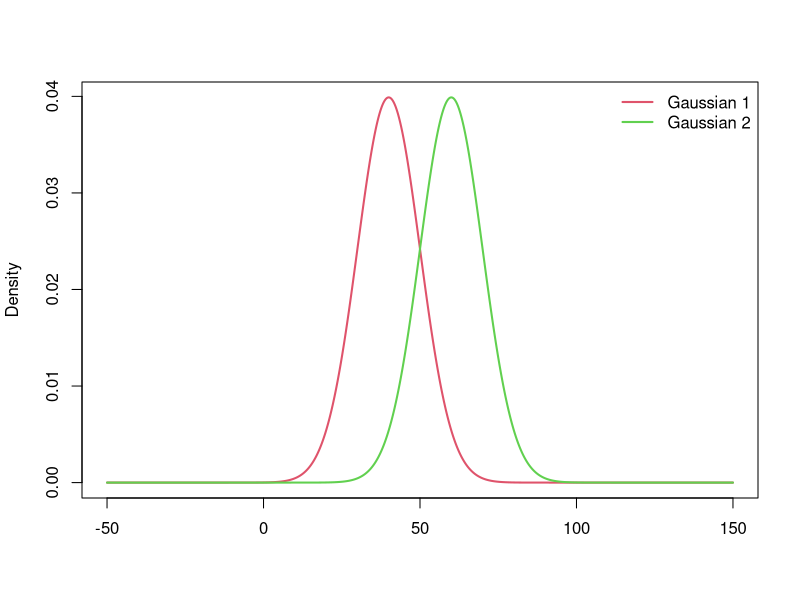
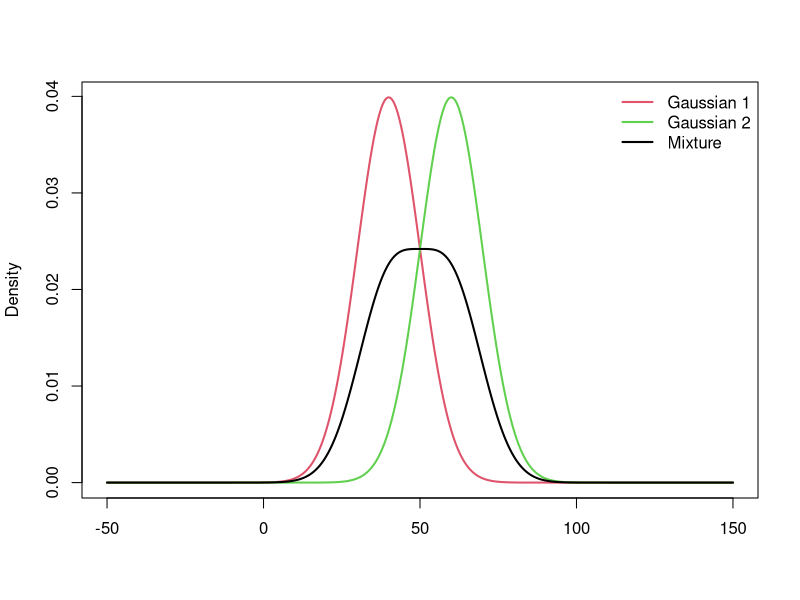
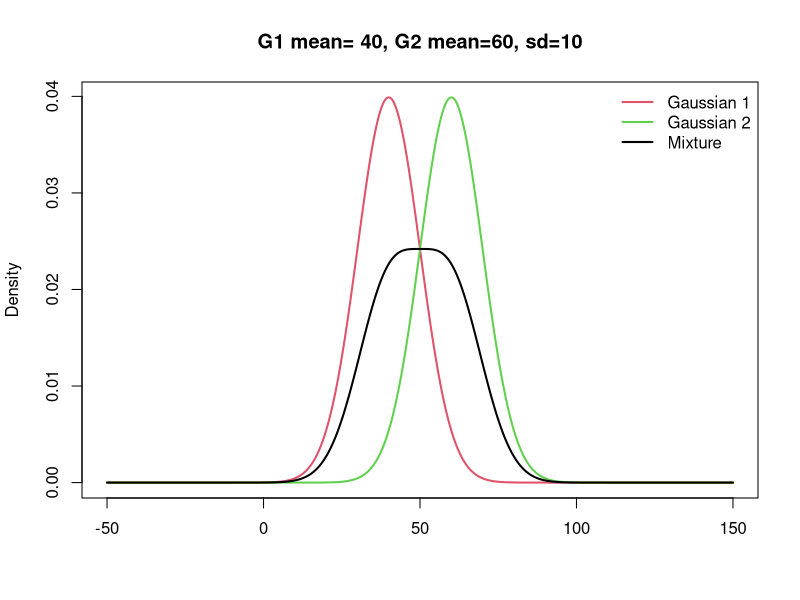
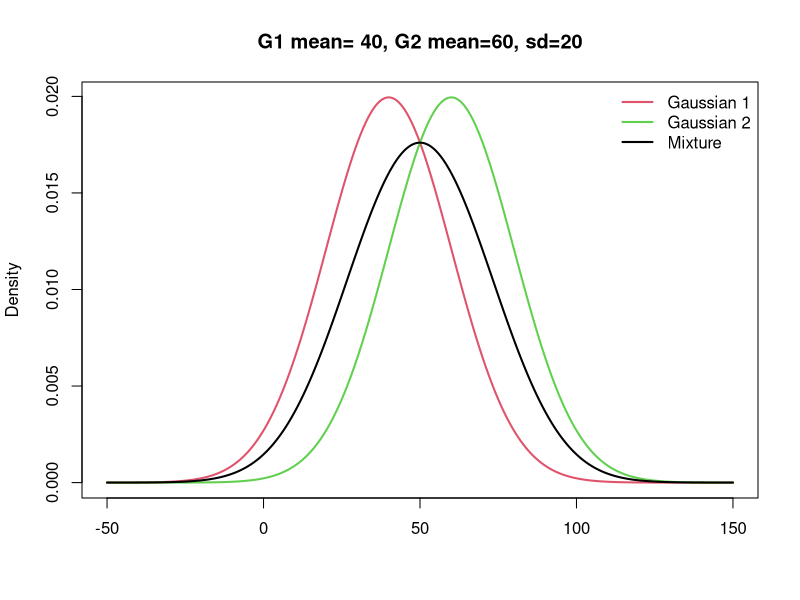
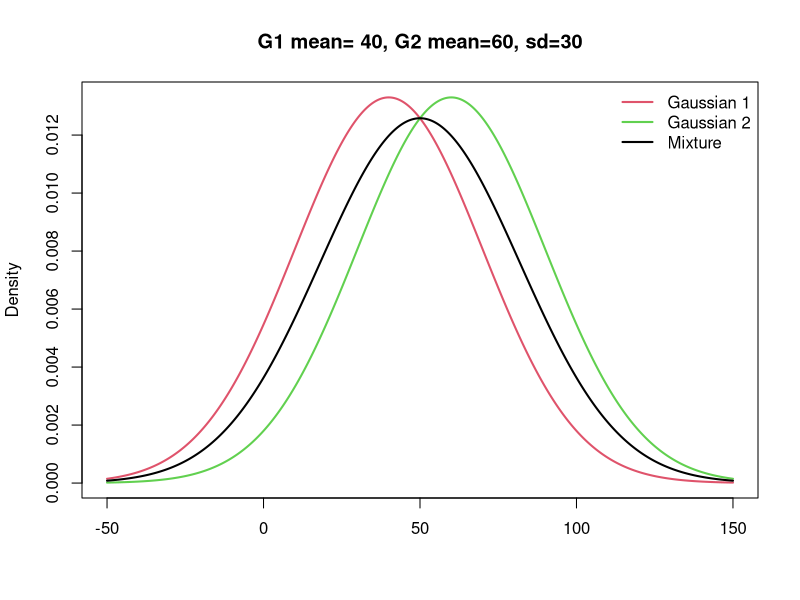
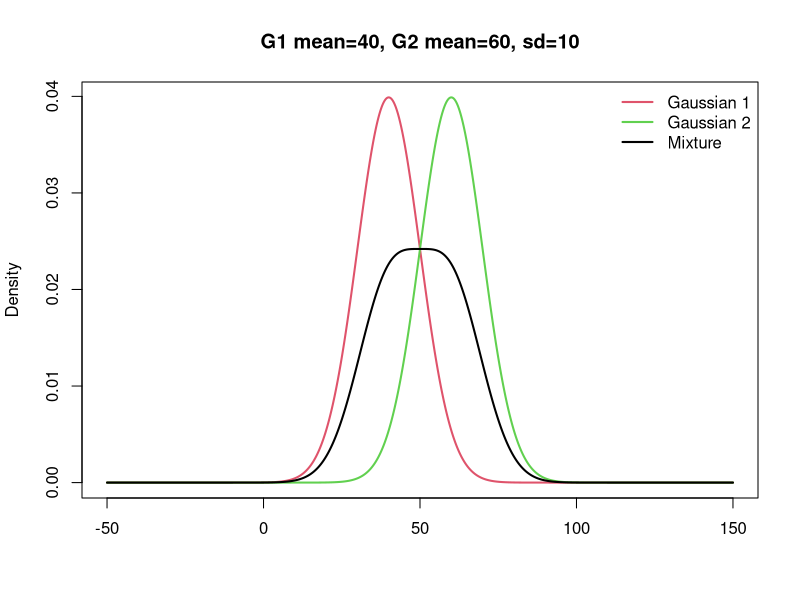
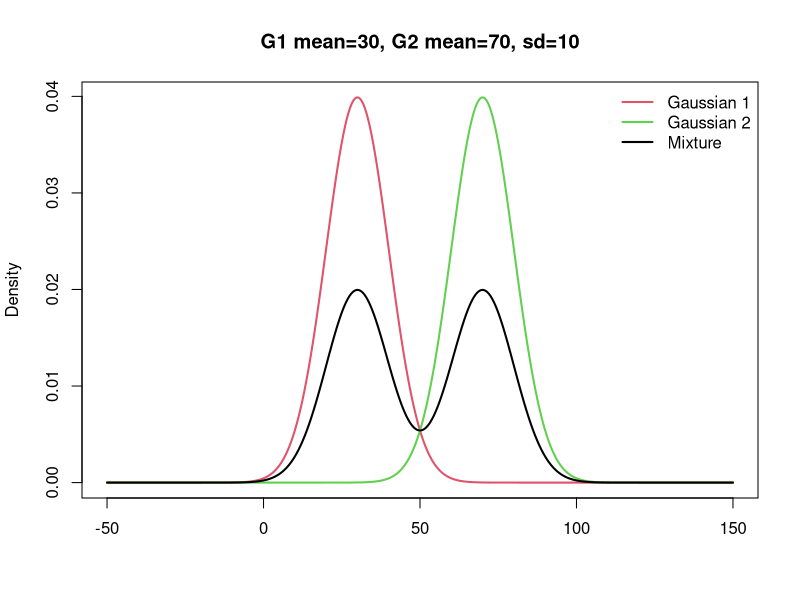
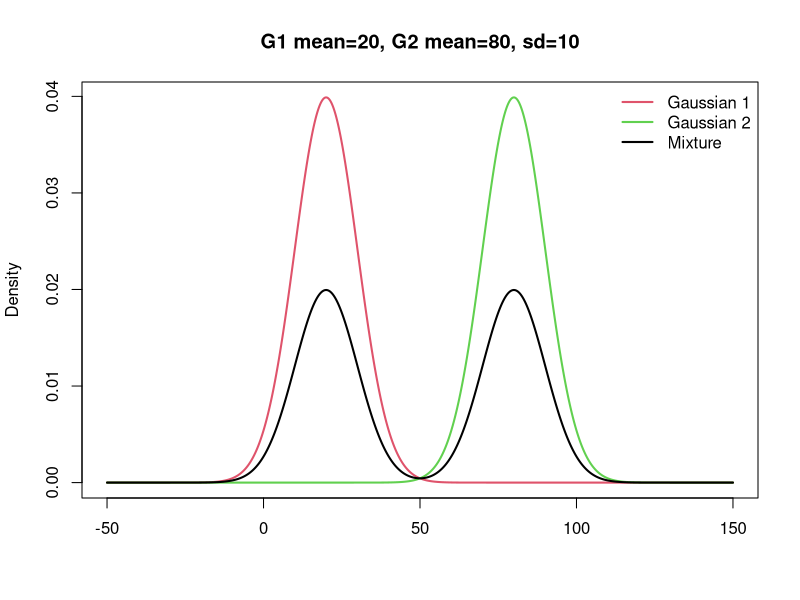

Reproduce these figures in R, in order.
## ---- chunk 1
Gaussian.1.mean <- 40
Gaussian.2.mean <- 60
Gaussian.1.sd <- 10
Gaussian.2.sd <- 10
x <- seq(-50,150,length=1000)

Gaussian.1 <- dnorm(x, mean = Gaussian.1.mean, sd = Gaussian.1.sd)
Gaussian.2 <- dnorm(x, mean = Gaussian.2.mean, sd = Gaussian.2.sd)

plot(x, Gaussian.1, col=2, type="l", ylab="Density", xlab = "", lwd=2)
lines(x, Gaussian.2, col=3, lwd=2)
legend("toprigh", bty="n", col=2:3, c("Gaussian 1", "Gaussian 2"), lty=1, lwd=2)
## ---- chunk 2
weight.1 = (1/Gaussian.1.sd^2)/((1/Gaussian.1.sd^2)+(1/Gaussian.2.sd^2))
weight.2 = (1/Gaussian.2.sd^2)/((1/Gaussian.1.sd^2)+(1/Gaussian.2.sd^2))
weight.1
weight.2

Mixture.mean <- weight.1*Gaussian.1.mean + weight.2*Gaussian.2.mean
Mixture.sd <- sqrt(weight.1*Gaussian.1.sd^2 + weight.2*Gaussian.2.sd^2 + weight.1*weight.2*(Gaussian.1.mean-Gaussian.2.mean)^2) 


Mixture <- Gaussian.1 * weight.1 + Gaussian.2 * weight.2 

plot(x, Gaussian.1, col=2, type="l",  xlab = "", ylab="Density", lwd=2)
lines(x, Gaussian.2, col=3, lwd=2)
lines(x, Mixture, col=1, lwd=2)
legend("toprigh", bty="n", col=c(2,3,1), c("Gaussian 1", "Gaussian 2", "Mixture"), lty=1, lwd=2)
## ---- chunk 3

Gaussian.1.mean <- 40
Gaussian.2.mean <- 60

for (sd in seq(10,30,10)){
  Gaussian.1.sd <- sd
  Gaussian.2.sd <- sd
  Gaussian.1 <- dnorm(x, mean = Gaussian.1.mean, sd = Gaussian.1.sd)
  Gaussian.2 <- dnorm(x, mean = Gaussian.2.mean, sd = Gaussian.2.sd)
  
  weight.1 = (1/Gaussian.1.sd^2)/((1/Gaussian.1.sd^2)+(1/Gaussian.2.sd^2))
  weight.2 = (1/Gaussian.2.sd^2)/((1/Gaussian.1.sd^2)+(1/Gaussian.2.sd^2))
  
  Mixture.mean <- weight.1*Gaussian.1.mean + weight.2*Gaussian.2.mean
  Mixture.sd <- sqrt(weight.1*Gaussian.1.sd^2 + weight.2*Gaussian.2.sd^2 + weight.1*weight.2*(Gaussian.1.mean-Gaussian.2.mean)^2) 
  
  Mixture <- Gaussian.1 * weight.1 + Gaussian.2 * weight.2 
  
  plot(x, Gaussian.1, col=2, type="l",  xlab = "", ylab="Density", lwd=2, main=paste0("G1 mean= 40, G2 mean=60, sd=",sd))
  lines(x, Gaussian.2, col=3, lwd=2)
  lines(x, Mixture, col=1, lwd=2)
  legend("toprigh", bty="n", col=c(2,3,1), c("Gaussian 1", "Gaussian 2", "Mixture"), lty=1, lwd=2)
}
## ---- chunk 4
Gaussian.1.sd <- 10
Gaussian.2.sd <- 10
  
for (i in seq(10,30,10)){
  Gaussian.1.mean <- 50 - i
  Gaussian.2.mean <- 50 + i

  Gaussian.1 <- dnorm(x, mean = Gaussian.1.mean, sd = Gaussian.1.sd)
  Gaussian.2 <- dnorm(x, mean = Gaussian.2.mean, sd = Gaussian.2.sd)
  
  weight.1 = (1/Gaussian.1.sd^2)/((1/Gaussian.1.sd^2)+(1/Gaussian.2.sd^2))
  weight.2 = (1/Gaussian.2.sd^2)/((1/Gaussian.1.sd^2)+(1/Gaussian.2.sd^2))
  
  Mixture.mean <- weight.1*Gaussian.1.mean + weight.2*Gaussian.2.mean
  Mixture.sd <- sqrt(weight.1*Gaussian.1.sd^2 + weight.2*Gaussian.2.sd^2 + weight.1*weight.2*(Gaussian.1.mean-Gaussian.2.mean)^2) 
  
  Mixture <- Gaussian.1 * weight.1 + Gaussian.2 * weight.2 
  
  plot(x, Gaussian.1, type="l", col=2,  xlab = "", ylab="Density", lwd=2, main=paste0("G1 mean=",50-i, ", G2 mean=",50+i, ", sd=10"))
  lines(x, Gaussian.2, col=3, lwd=2)
  lines(x, Mixture, col=1, lwd=2)
  legend("toprigh", bty="n", col=c(2,3,1), c("Gaussian 1", "Gaussian 2", "Mixture"), lty=1, lwd=2)
}
## ---- chunk 5
Gaussian.1.mean <- 40
Gaussian.2.mean <- 60
  
for (i in seq(0,15,5)){
  Gaussian.1.sd <- 20 - i
  Gaussian.2.sd <- 20 + i

  Gaussian.1 <- dnorm(x, mean = Gaussian.1.mean, sd = Gaussian.1.sd)
  Gaussian.2 <- dnorm(x, mean = Gaussian.2.mean, sd = Gaussian.2.sd)
  
  weight.1 = (1/Gaussian.1.sd^2)/((1/Gaussian.1.sd^2)+(1/Gaussian.2.sd^2))
  weight.2 = (1/Gaussian.2.sd^2)/((1/Gaussian.1.sd^2)+(1/Gaussian.2.sd^2))

  Mixture.mean <- weight.1*Gaussian.1.mean + weight.2*Gaussian.2.mean
  Mixture.sd <- sqrt(weight.1*Gaussian.1.sd^2 + weight.2*Gaussian.2.sd^2 + weight.1*weight.2*(Gaussian.1.mean-Gaussian.2.mean)^2) 
  
  Mixture <- Gaussian.1 * weight.1 + Gaussian.2 * weight.2 
  
  plot(x, Gaussian.1, col=2, type="l",  xlab = "", ylab="Density", lwd=2, main=paste0("G1 mean=",Gaussian.1.mean, ", G2 mean=",Gaussian.2.mean, ", G1 sd=",Gaussian.1.sd,", G2 sd=",Gaussian.2.sd ))
  lines(x, Gaussian.2, col=3, lwd=2)
  lines(x, Mixture, col=1, lwd=2)
  legend("toprigh", bty="n", col=c(2,3,1), c("Gaussian 1", "Gaussian 2", "Mixture"), lty=1, lwd=2)
  legend("topleft", paste0("mixture sd ", round(Mixture.sd,2)), bty="n")
}
## ---- chunk 6
Gaussian.1.mean <- 50
Gaussian.2.mean <- 50 

Gaussian.1.sd <- 10
Gaussian.2.sd <- 20

Gaussian.1 <- dnorm(x, mean = Gaussian.1.mean, sd = Gaussian.1.sd)
Gaussian.2 <- dnorm(x, mean = Gaussian.2.mean, sd = Gaussian.2.sd)

weight.1 = (1/Gaussian.1.sd^2)/((1/Gaussian.1.sd^2)+(1/Gaussian.2.sd^2))
weight.2 = (1/Gaussian.2.sd^2)/((1/Gaussian.1.sd^2)+(1/Gaussian.2.sd^2))

Mixture.mean <- weight.1*Gaussian.1.mean + weight.2*Gaussian.2.mean
Mixture.sd <- sqrt(weight.1*Gaussian.1.sd^2 + weight.2*Gaussian.2.sd^2 + weight.1*weight.2*(Gaussian.1.mean-Gaussian.2.mean)^2) 

Mixture <- Gaussian.1 * weight.1 + Gaussian.2 * weight.2 

plot(x, Gaussian.1, col=2, type="l",  xlab = "", ylab="Density", lwd=2, main=paste0("G1 mean=",Gaussian.1.mean, ", G2 mean=",Gaussian.2.mean, ", G1 sd=",Gaussian.1.sd,", G2 sd=",Gaussian.2.sd ))
lines(x, Gaussian.2, col=3, lwd=2)
lines(x, Mixture, col=1, lwd=2)
legend("toprigh", bty="n", col=c(2,3,1), c("Gaussian 1", "Gaussian 2", "Mixture"), lty=1, lwd=2)
legend("topleft", paste0("mixture sd ", round(Mixture.sd,2)), bty="n")
